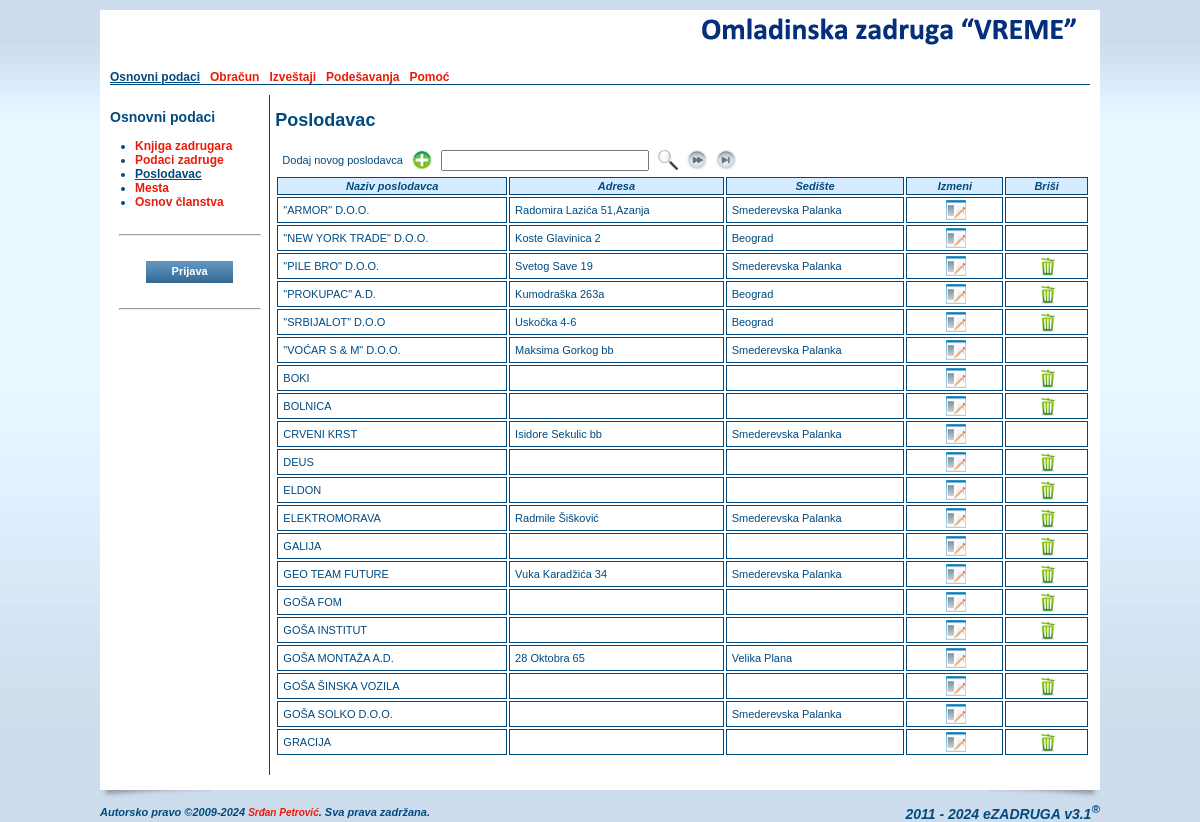
Screenshot of /poslodavac.php with the database file from the repository.
### tables this page shows
CREATE TABLE IF NOT EXISTS `oszcooperative` (
  `ID` smallint(6) NOT NULL AUTO_INCREMENT,
  `name` varchar(255) NOT NULL,
  `short` varchar(50) NOT NULL,
  `shortest` varchar(25) NOT NULL,
  `address` varchar(255) DEFAULT NULL,
  `IDPlace` smallint(6) DEFAULT NULL,
  `phone` varchar(20) DEFAULT NULL,
  `mobile` varchar(20) DEFAULT NULL,
  `fax` varchar(20) DEFAULT NULL,
  `email` varchar(255) DEFAULT NULL,
  `url` varchar(255) DEFAULT NULL,
  `account` varchar(255) DEFAULT NULL,
  `reference` varchar(255) NOT NULL,
  `pib` varchar(20) DEFAULT NULL,
  `idnumber` varchar(20) DEFAULT NULL,
  `activity` varchar(20) NOT NULL,
  `currentyear` varchar(4) NOT NULL,
  `contracthours` tinyint(4) NOT NULL DEFAULT '0',
  `memberhours` tinyint(4) NOT NULL DEFAULT '0',
  `headimage` varchar(255) DEFAULT NULL,
  `pdfimage` varchar(255) DEFAULT NULL,
  PRIMARY KEY (`ID`),
  KEY `name` (`name`),
  KEY `IDPlace` (`IDPlace`)
);

CREATE TABLE IF NOT EXISTS `oszmenu` (
  `ID` smallint(6) NOT NULL AUTO_INCREMENT,
  `title` varchar(70) NOT NULL,
  `link` varchar(255) NOT NULL,
  `root` smallint(6) NOT NULL DEFAULT '0',
  `sort` tinyint(4) DEFAULT NULL,
  `sub_item` tinyint(4) NOT NULL DEFAULT '-1',
  `show_admin` tinyint(4) NOT NULL DEFAULT '0',
  PRIMARY KEY (`ID`),
  KEY `title` (`title`),
  KEY `root` (`root`),
  KEY `link` (`link`)
);

CREATE TABLE IF NOT EXISTS `oszemployer` (
  `ID` smallint(6) NOT NULL AUTO_INCREMENT,
  `name` varchar(255) NOT NULL,
  `address` varchar(255) DEFAULT NULL,
  `IDPlace` smallint(6) DEFAULT NULL,
  `phone` varchar(20) DEFAULT NULL,
  `mobile` varchar(20) DEFAULT NULL,
  `fax` varchar(20) DEFAULT NULL,
  `email` varchar(255) DEFAULT NULL,
  `url` varchar(255) DEFAULT NULL,
  `account` varchar(255) DEFAULT NULL,
  `pib` varchar(20) DEFAULT NULL,
  `idnumber` varchar(20) DEFAULT NULL,
  PRIMARY KEY (`ID`),
  KEY `name` (`name`),
  KEY `IDPlace` (`IDPlace`)
);

### include/c_session.php (called while the page is built, shortened)
<?php
class c_Session {
  public function _getCurrentYear() {
    if (isset($_SESSION['_OSZ_CurrentYear']) && (int)$_SESSION['_OSZ_CurrentYear'] > $GLOBALS["def_start_year"])
      return (int) $_SESSION['_OSZ_CurrentYear'];
    else {
      $query = mysql_query("SELECT * FROM OSZCooperative") or die(mysql_error());
      $res = mysql_fetch_array($query);
      return (int) $_SESSION['_OSZ_CurrentYear'];
    }
  }
  public function _getTimeScale() {
    if (isset($_SESSION['_OSZ_TimeScale']))
      return (int) $_SESSION['_OSZ_TimeScale'];
    else {
      $query = mysql_query("SELECT * FROM OSZCooperative") or die(mysql_error());
      return (int) $_SESSION['_OSZ_TimeScale'];
    }
  }
}
?>

### poslodavac.php (the view, shortened to what this page needs)
<?php
include_once('./header.php');
$where = "";
$query = mysql_query("SELECT COUNT(*) FROM oszemployer $where") or die(mysql_error());
$res = mysql_fetch_row($query);
$browsecount = $res[0];
$_from    = 0;
$_offs    = $GLOBALS["browse_count"];
$navigate = false;
if ($browsecount > $GLOBALS["browse_count"]) {
  $navigate   = true;
}
?>
              <h2><?=$GLOBALS["sectiontitle"];?></h2>
              <table cellpadding="0" cellspacing="0" border="0" width="100%">
                <tr>
                  <td valign="middle" align="left">
                    <table cellpadding="2" cellspacing="2" border="0" class="table_search">
                      <form name="frmSearch" action="./poslodavac.php" method="POST">
                      <tr>
                        <td valign="middle">Dodaj novog poslodavca</td>
                        <td><a href="./poslodavacunos.php"><img src="./images/form/add.jpg" alt="<?=$_LANG["sr"]["ADD"];?>" title="<?=$_LANG["sr"]["ADD"];?>" /></a></td>
                        <td><input type="text" name="search" id="search" maxlength="255" style="width:200px;" /></td>
                        <td><input type="image" src="./images/form/search.jpg" alt="<?=$_LANG["sr"]["SEARCH"];?>" title="<?=$_LANG["sr"]["SEARCH"];?>" /></td>
<?php
if ($navigate) {
?>
<?php
  $from = $_from + $GLOBALS["browse_count"];
  $last = $browsecount - $GLOBALS["browse_count"];
  if ($_from + $GLOBALS["browse_count"] < $browsecount) {
?>
                        <td><a href="poslodavac.php?from=<?=$from;?>"><img src="./images/form/next.jpg" alt="<?=$_LANG["sr"]["NEXT"];?>" title="<?=$_LANG["sr"]["NEXT"];?>" /></a></td>
                        <td><a href="poslodavac.php?from=<?=$last;?>"><img src="./images/form/last.jpg" alt="<?=$_LANG["sr"]["LAST"];?>" title="<?=$_LANG["sr"]["LAST"];?>" /></a></td>
<?php
  }
}
?>
                      </tr>
                      </form>
                    </table>
                  </td>
                </tr>
              </table>
              <table cellpadding="2" cellspacing="2" border="0" class="table_browse" width="100%">
                <tr>
                  <th>Naziv poslodavca</th>
                  <th>Adresa</th>
                  <th>Sedište</th>
                  <th><?=$_LANG["sr"]["EDIT"];?></th>
                  <th><?=$_LANG["sr"]["DELETE"];?></th>
                </tr>
<?php
$query = mysql_query("SELECT ID, name FROM oszplace") or die(mysql_error());
$_grad = array();
while ($res = mysql_fetch_array($query)) {
  $_grad[$res["ID"]] = $res["name"];
}
if ($navigate)
  $query = mysql_query("SELECT ID, name, address, IDPlace FROM oszemployer $where ORDER BY name LIMIT $_from, $_offs") or die(mysql_error());
else
  $query = mysql_query("SELECT ID, name, address, IDPlace FROM oszemployer $where ORDER BY name") or die(mysql_error());
while ($res = mysql_fetch_array($query)) {
  $grad = "";
  if ($res["IDPlace"] > 0) $grad = $_grad[$res["IDPlace"]];
  $suma = mysql_query(sprintf("SELECT COUNT(ID) as ugovori FROM oszcontract$_currentyear WHERE IDEmployer = %d", $res["ID"])) or die(mysql_error());
  $suma = mysql_fetch_array($suma);
  $suma = $suma["ugovori"];
?>
                <tr>
                  <td><?=$res["name"];?>&nbsp;</td>
                  <td><?=$res["address"];?>&nbsp;</td>
                  <td><?=$grad;?>&nbsp;</td>
                  <td align="center"><a href="./poslodavacunos.php?id=<?=$res["ID"];?>"><img src="./images/form/edit.jpg" alt="<?=$_LANG["sr"]["EDIT"];?>" title="<?=$_LANG["sr"]["EDIT"];?>" /></a></td>
                  <td align="center">
<? if ($suma == 0) { ?>
                    <a href="./poslodavacunos.php?id=<?=$res["ID"];?>&act=del" onClick="javascript: return confirmDelete('<?=$_LANG["sr"]["CONFIRM_DELETE_COMPANY_JOB"];?>');"><img src="./images/form/del.jpg" alt="<?=$_LANG["sr"]["DELETE"];?>" title="<?=$_LANG["sr"]["DELETE"];?>" /></a>
<? } else echo '&nbsp;'; ?>
                  </td>
                </tr>
<? } ?>
              </table>
<?php
include_once('./footer.php');
?>

### header.php (shortened to what this page needs)
<?php
require_once('./include/c_session.php');
require_once('./lang/sr.php');
if (!isset($_session))
{
  $_session = new c_Session;
}
$_esettings = $_session->_getSettings();
if (count($_esettings) == 0) {
  $query = mysql_query("select * from esettings where ID > 0 LIMIT 1") or die(mysql_error());
  $_esettings = mysql_fetch_array($query);
}
$_oszcooperative = $_session->_getCooperative();
if (count($_oszcooperative) == 0) {
  $query = mysql_query("select * from oszcooperative where ID > 0 LIMIT 1") or die(mysql_error());
  $_oszcooperative = mysql_fetch_array($query);
}
$_currentyear = $_session->_getCurrentYear();
$_timescale   = $_session->_getTimeScale();
$forSelf = explode("/", $_SERVER['PHP_SELF']);
$_self   = $forSelf[count($forSelf)-1];
$_menu   = array();
$_root   = 0;
$_father = 0;
$_this   = 0;
$_index  = false;
$query = mysql_query("SELECT * FROM oszmenu ORDER BY root, sort") or die(mysql_error());
while ($res = mysql_fetch_array($query)) {
  if ($_self == trim($res['link'])) {
    $_this    = $res['ID'];
    $_father  = $res['root'];
  }
  if ($res['root'] > 0) {
    foreach($_menu[0] as $key => $menu) {
      if ($key == $res['root']) {
        $_menu[0][$key]['submenu'][$res['ID']] = array(
        "ID"        => $res['ID'],
        "title"     => $res['title'],
        "link"      => $res['link'],
        "root"      => $res['root'],
        "sort"      => $res['sort'],
        "sub_item"  => $res['sub_item'],
        "show_admin"=> $res['show_admin']
        );
      }
    }
  } else {
    $_menu[0][$res['ID']] = array(
      "ID"    => $res['ID'],
      "title" => $res['title'],
      "link"  => $res['link'],
      "root"  => $res['root'],
      "sort"      => $res['sort'],
      "sub_item"  => $res['sub_item'],
      "show_admin"=> $res['show_admin']
    );
  }
}
?>
<!DOCTYPE html PUBLIC "-//W3C//DTD XHTML 1.0 Transitional//EN" "http://www.w3.org/TR/xhtml1/DTD/xhtml1-transitional.dtd">
<html xmlns="http://www.w3.org/1999/xhtml" >
  <head>
    <link href="./css/style.css" rel="stylesheet" type="text/css">
    <link href="./css/calendar.css" rel="stylesheet" type="text/css">
  </head>
<?php
if (isset($preload_image) && is_array($preload_image)) {
  $strOnLoad = "javascript:MM_preloadImages(";
  $start = true;
  foreach($preload_image as $_image) {
    if ($start)
    {
      $start = false;
      $strOnLoad .= "'". $_image."'";
    } else $strOnLoad .= ",'". $_image."'";
  }
?>
  <body OnLoad="<?=$strOnLoad;?>">
<?php
} else {
?>
  <body>
<?php
}
?>
    <div class="main_content_location" align="center" valign="top">
      <table cellpadding="0" cellspacing="0" border="0">
        <tr>
          <td colspan="2" valign="top">
            <table cellpadding="0" cellspacing="0" border="0" class="content_all">
              <tr>
                <td class="content_all_left"><img src="./images/1px.gif" /></td>
                <td class="content_main" valign="top">
                    <table cellpadding="0" cellspacing="0" border="0" class="content_main">
                      <tr>
                        <td>
                          <table cellpadding="0" cellspacing="0" border="0" class="header">
                            <tr>
                              <td align="left" class="header_left">
                              </td>
                              <td align="right" valign="top" class="header_right">
                                <a href="./index.php">
<?php if (isset($_esettings["custom_head"]) && $_esettings["custom_head"] && isset($_oszcooperative["headimage"]) && file_exists($_oszcooperative["headimage"])) { ?>
                                  <img src="<?=$_oszcooperative["headimage"];?>" alt="<?=$_LANG["sr"]["MAIN_IMAGE_ALT"];?>" title="<?=$_LANG["sr"]["MAIN_IMAGE_ALT"];?>" />
<?php } else { ?>
                                  <img src="./images/ezadruga_logo.png" alt="<?=$_LANG["sr"]["MAIN_IMAGE_ALT"];?>" title="<?=$_LANG["sr"]["MAIN_IMAGE_ALT"];?>" />
<?php } ?>
                                </a>
                              </td>
                            </tr>
                            <tr>
                              <td class="main_menu" colspan="2">
<?
  foreach ($_menu[0] as $key => $menu) {
    if (intval($menu["sort"]) > 0) {
      if ($key == $_father || $key == $_root){
        if ($_menu[0][$key]["show_admin"] && $GLOBALS["admin"]) {
?>
                                <a href="./<?=$_menu[0][$key]["link"];?>" class="main_menu_selected"><?=$_menu[0][$key]["title"];?></a> &nbsp;
<?
        } else {
?>
                                <a href="./<?=$_menu[0][$key]["link"];?>" class="main_menu_selected"><?=$_menu[0][$key]["title"];?></a> &nbsp;
<?
        }
      } else {
        if ($_menu[0][$key]["show_admin"] && $GLOBALS["admin"]) {
?>
                                <a href="./<?=$_menu[0][$key]["link"];?>"><?=$_menu[0][$key]["title"];?></a> &nbsp;
<?
        } else {
?>
                                <a href="./<?=$_menu[0][$key]["link"];?>"><?=$_menu[0][$key]["title"];?></a> &nbsp;
<?
        }
      }
    }
  }
?>
                              </td>
                          </table>
                        </td>
                      </tr>
                      <tr>
                        <td valign="top">
                          <table cellpadding="0" cellspacing="0" border="0" class="main_content">
                            <tr>
                              <td class="left_menu" valign="top">
<?php
if (!$_index) {
?>
                                <h3><?=$GLOBALS["menutitle"];?></h3>
                                <ul>
<?php
  $sub_item = -1;
  if ($_root > 0) {
    foreach($_menu[0][$_root]['submenu'] as $key => $menu) {
      if (intval($_menu[0][$_root]['submenu'][$key]["sub_item"]) > 0 && $_this == $key) $sub_item = intval($_menu[0][$_root]['submenu'][$key]["sub_item"]);
      if (intval($_menu[0][$_root]['submenu'][$key]["sort"]) > 0)
      {
        if ($key == $_father || $key == $sub_item) {
          if ($_menu[0][$_root]['submenu'][$key]["show_admin"] && $GLOBALS["admin"]) {
?>
                                  <li><a href="<?=$_menu[0][$_root]['submenu'][$key]["link"];?>" class="main_menu_selected"><?=$_menu[0][$_root]['submenu'][$key]["title"];?></a></li>
<?
          } elseif (!$_menu[0][$_root]['submenu'][$key]["show_admin"]) {
?>
                                  <li><a href="<?=$_menu[0][$_root]['submenu'][$key]["link"];?>" class="main_menu_selected"><?=$_menu[0][$_root]['submenu'][$key]["title"];?></a></li>
<?php
          }
        } else {
          if ($_menu[0][$_root]['submenu'][$key]["show_admin"] && $GLOBALS["admin"]) {
?>
                                  <li><a href="<?=$_menu[0][$_root]['submenu'][$key]["link"];?>"><?=$_menu[0][$_root]['submenu'][$key]["title"];?></a></li>
<?
          } elseif (!$_menu[0][$_root]['submenu'][$key]["show_admin"]) {
?>
                                  <li><a href="<?=$_menu[0][$_root]['submenu'][$key]["link"];?>"><?=$_menu[0][$_root]['submenu'][$key]["title"];?></a></li>
<?php
          }
        }
      }
    }
  } else {
    if ($_father > 0) {
      foreach($_menu[0][$_father]['submenu'] as $key => $menu) {
        if (intval($_menu[0][$_father]['submenu'][$key]["sort"]) > 0)
        {
          if ($key == $_this || $key == $sub_item) {
            if ($_menu[0][$_father]['submenu'][$key]["show_admin"] && $GLOBALS["admin"]) {
?>
                                  <li><a href="<?=$_menu[0][$_father]['submenu'][$key]["link"];?>" class="main_menu_selected"><?=$_menu[0][$_father]['submenu'][$key]["title"];?></a></li>
<?
          } elseif (!$_menu[0][$_father]['submenu'][$key]["show_admin"]) {
?>
                                  <li><a href="<?=$_menu[0][$_father]['submenu'][$key]["link"];?>" class="main_menu_selected"><?=$_menu[0][$_father]['submenu'][$key]["title"];?></a></li>
<?
            }
          } else {
            if ($_menu[0][$_father]['submenu'][$key]["show_admin"] && $GLOBALS["admin"]) {
?>
                                  <li><a href="<?=$_menu[0][$_father]['submenu'][$key]["link"];?>"><?=$_menu[0][$_father]['submenu'][$key]["title"];?></a></li>
<?
          } elseif (!$_menu[0][$_father]['submenu'][$key]["show_admin"]) {
?>
                                  <li><a href="<?=$_menu[0][$_father]['submenu'][$key]["link"];?>"><?=$_menu[0][$_father]['submenu'][$key]["title"];?></a></li>
<?
            }
          }
        }
      }
    }
  }
?>
                                </ul>
<?
} else {
?>
<?php
}
?>
                                <hr style="margin-top:25px;margin-bottom:25px;width:140px;"/>
                                <div align="center">
<?php if (!$GLOBALS["admin"]) { ?>
                                  <form name="frmLogin" action="./login.php" method="POST">
                                    <input type="submit" name="login" id="login" class="btn" value=" &nbsp; &nbsp; Prijava &nbsp; &nbsp; " />
                                  </form>
<?php } ?>
                                </div>
                                <hr style="margin-top:25px;width:140px;" />
                              </td>
                              <td style="width:830px;padding-left:5px;" valign="top">

### rows the page displays
oszcooperative: headimage (picture)
oszmenu: title "Osnovni podaci"
oszmenu: title "Obračun"
oszmenu: title "Izveštaji"
oszmenu: title "Podešavanja"
oszmenu: title "Pomoć"
oszmenu: title "Knjiga zadrugara"
oszmenu: title "Podaci zadruge"
oszmenu: title "Poslodavac"
oszmenu: title "Mesta"
oszmenu: title "Osnov članstva"
oszemployer: name "\"ARMOR\" D.O.O.", address "Radomira Lazića 51,Azanja", IDPlace "Smederevska Palanka"
oszemployer: name "\"NEW YORK TRADE\" D.O.O.", address "Koste Glavinica 2", IDPlace "Beograd"
oszemployer: name "\"PILE BRO\" D.O.O.", address "Svetog Save 19", IDPlace "Smederevska Palanka"
oszemployer: name "\"PROKUPAC\" A.D.", address "Kumodraška 263a", IDPlace "Beograd"
oszemployer: name "\"SRBIJALOT\" D.O.O", address "Uskočka 4-6", IDPlace "Beograd"
oszemployer: name "\"VOĆAR S & M\" D.O.O.", address "Maksima Gorkog bb", IDPlace "Smederevska Palanka"
oszemployer: name "BOKI"
oszemployer: name "BOLNICA"
oszemployer: name "CRVENI KRST", address "Isidore Sekulic bb", IDPlace "Smederevska Palanka"
oszemployer: name "DEUS"
oszemployer: name "ELDON"
oszemployer: name "ELEKTROMORAVA", address "Radmile Šišković", IDPlace "Smederevska Palanka"
oszemployer: name "GALIJA"
oszemployer: name "GEO TEAM FUTURE", address "Vuka Karadžića 34", IDPlace "Smederevska Palanka"
oszemployer: name "GOŠA FOM"
oszemployer: name "GOŠA INSTITUT"
oszemployer: name "GOŠA MONTAŽA A.D.", address "28 Oktobra 65", IDPlace "Velika Plana"
oszemployer: name "GOŠA ŠINSKA VOZILA"
oszemployer: name "GOŠA SOLKO D.O.O.", IDPlace "Smederevska Palanka"
oszemployer: name "GRACIJA"

### other values shown
$GLOBALS["menutitle"] "Osnovni podaci"
$GLOBALS["sectiontitle"] "Poslodavac"
$_LANG["sr"]["EDIT"] "Izmeni"
$_LANG["sr"]["DELETE"] "Briši"
$GLOBALS["version"] "3.1"
